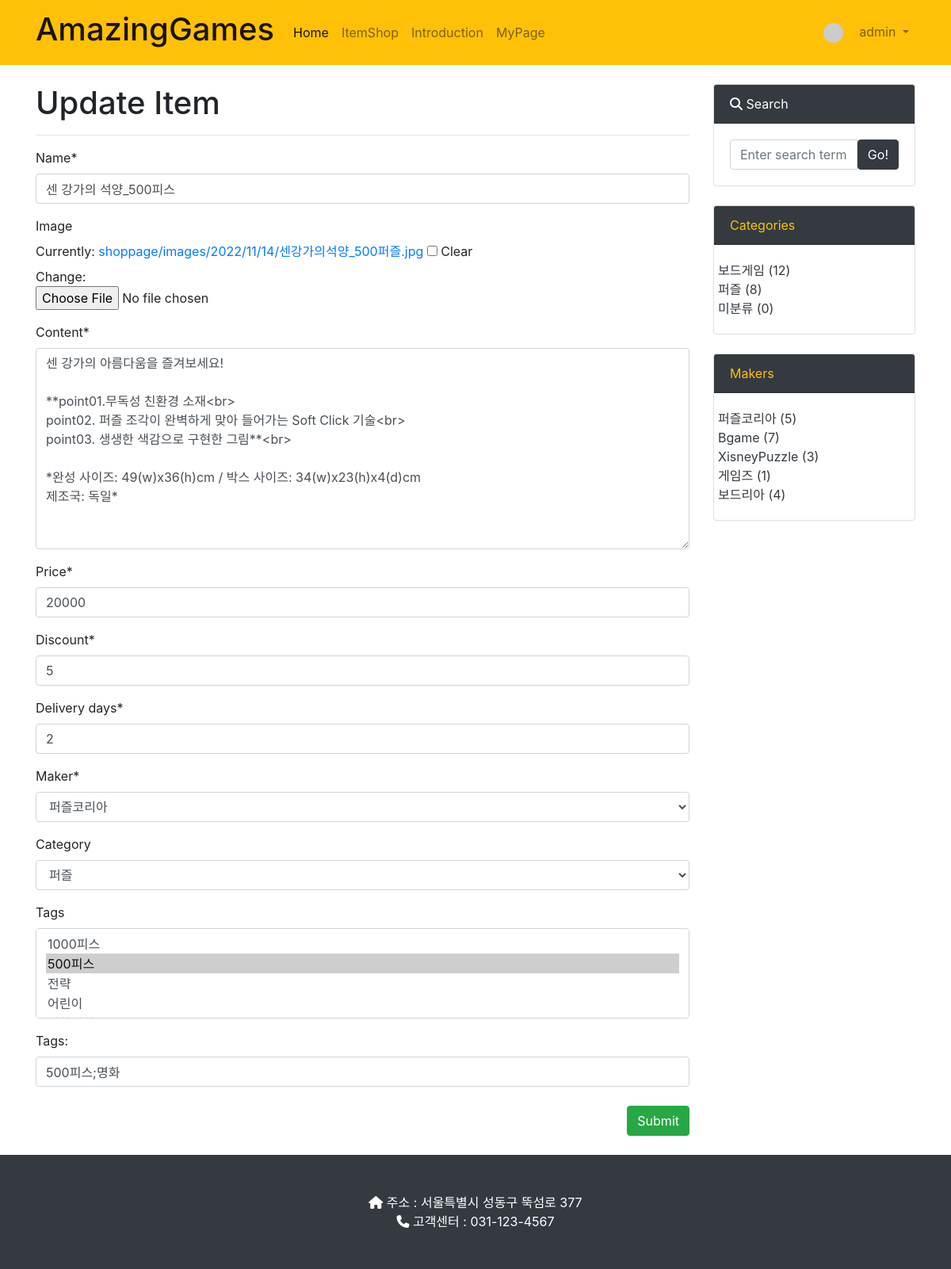
The app's page /shop/update_item/1/ (signed in) with its own data.
### shoppage/models.py (models this page shows, shortened)
class Item(models.Model):
    name = models.CharField(max_length=50)
    image = models.ImageField(upload_to='shoppage/images/%Y/%m/%d/', blank=True)
    content = MarkdownxField()
    price = models.IntegerField(default=0)
    discount = models.IntegerField(default=0)
    delivery_days = models.IntegerField(default=0)
    maker = models.ForeignKey(Maker, null=True, on_delete=models.CASCADE)
    category = models.ForeignKey(Category, null=True, blank=True, on_delete=models.SET_NULL)
    tags = models.ManyToManyField(Tag, blank=True)
    author = models.ForeignKey(User, null=True, on_delete=models.SET_NULL)

class Maker(models.Model):
    name = models.CharField(max_length=30)
    address = models.CharField(max_length=50)
    phone = models.CharField(max_length=20)
    logo = models.ImageField(upload_to='shoppage/logos/%Y/%m/%d/', blank=True)
    def __str__(self):
        return self.name
    def get_absolute_url(self):
        return f'/shop/maker/{self.name}'

class Category(models.Model):
    name = models.CharField(max_length=50, unique=True)
    slug = models.SlugField(max_length=200, unique=True, allow_unicode=True)
    def __str__(self):
        return self.name
    def get_absolute_url(self):
        return f'/shop/category/{self.slug}'
    class Meta:
        verbose_name_plural = 'Categories'

class Tag(models.Model):
    name = models.CharField(max_length=50)
    slug = models.SlugField(max_length=200, unique=True, allow_unicode=True)
    def __str__(self):
        return self.name

### shoppage/views.py (the view, shortened to what this page needs)
# urls.py: path('update_item/<int:pk>/', views.ItemUpdate.as_view()),
class ItemUpdate(LoginRequiredMixin,UpdateView):
    model = Item
    fields = ['name', 'image', 'content', 'price', 'discount', 'delivery_days', 'maker', 'category', 'tags']
    template_name = 'shoppage/item_update_form.html'
    def dispatch(self, request, *args, **kwargs):
        if request.user.is_authenticated and (request.user.is_superuser or request.user.is_staff):
            return super(ItemUpdate, self).dispatch(request, *args, **kwargs)
        else:
            raise PermissionDenied
    def get_context_data(self, *, object_list=None, **kwargs):
        context = super(ItemUpdate, self).get_context_data()
        if self.object.tags.exists():
            tags_str_list = list()
            for t in self.object.tags.all():
                tags_str_list.append(t.name)
            context['tags_str_default'] = ';'.join(tags_str_list)
        context['categories'] = Category.objects.all()
        context['no_category_item_count'] = Item.objects.filter(category=None).count
        context['makers'] = Maker.objects.all()
        return context

### shoppage/templates/shoppage/item_update_form.html (shortened to what this page needs)
{% extends 'shoppage/base.html' %}
{% load crispy_forms_tags %}
{% block main_area %}
<h1>Update Item</h1>
<hr>
<form method="post" enctype="multipart/form-data">
        {{form | crispy}}
        <div id="div_id_tags_str">
            <label for="id_tags">Tags:</label>
            <input type="text" id="id_tags" name="tags_str" value="{{tags_str_default}}"
                class="textinput textInput form-control">
        </div>
    <br>
    <button type="submit" class="btn btn-success float-right">Submit</button>
</form>
{% endblock %}

### shoppage/templates/shoppage/navbar.html (shortened to what this page needs)
{% load socialaccount %}
<nav class="navbar navbar-expand-lg navbar-light bg-warning">
    <div class="container">
        <a class="navbar-brand" href="/"><h1 class="fw-bolder">AmazingGames</h1></a>
        <div class="collapse navbar-collapse" id="navbarNavDropdown">
            <ul class="navbar-nav">
                <li class="nav-item active">
                    <a class="nav-link" href="/">Home</a>
                </li>
                <li class="nav-item">
                    <a class="nav-link" href="/shop/">ItemShop</a>
                </li>
                <li class="nav-item">
                    <a class="nav-link" href="/intro">Introduction</a>
                </li>
                {% if user.is_authenticated %}
                <li class="nav-item">
                    <a class="nav-link" href="/my_page/">MyPage</a>
                </li>
                {% endif %}
            </ul>
            <ul class="navbar-nav ml-auto">
                {% if user.is_authenticated %}
                <li class="nav-item dropdown">
                    <a class="nav-link dropdown-toggle" href="#" id="navbarDropdownMenuLink" role="button" data-toggle="dropdown" aria-haspopup="true" aria-expanded="false">
                        {% if user.socialaccount_set.all.0.get_avatar_url %}
                        <img class="rounded-circle mr-3" src="{{user.socialaccount_set.all.0.get_avatar_url}}" width="25px">
                        {% else %}
                        <img class="rounded-circle mr-3" src="https://dummyimage.com/50x50/ced4da/6c757d.jpg" width="25px">
                        {% endif %}
                        {{user.username}}
                    </a>
                </li>
                {% else %}
                    <li class="nav-item">
                        <a class="nav-link" href="#" data-toggle="modal" data-target="#loginModal">LogIn</a>
                    </li>
                {% endif%}
            </ul>
        </div>
    </div>
</nav>

### shoppage/templates/shoppage/sidebar.html (shortened to what this page needs)
<div class="card mb-4">
    <div class="card-header bg-dark text-white"><i class="fa-solid fa-magnifying-glass"></i> Search</div>
    <div class="card-body">
        <div class="input-group">
            <input id="search-input" class="form-control" type="text" placeholder="Enter search term..." aria-label="Enter search term..." aria-describedby="button-search" />
            <button class="btn btn-dark text-white" id="button-search" type="button" onclick="searchItem()">Go!</button>
        </div>
    </div>
</div>
<div class="card mb-4" id='category-card1'>
    <div class="card-header bg-dark text-warning">Categories</div>
    <div class="card-body">
        <div class="row">
            <ul class="list-unstyled mb-0">
                {% for c in categories %}
                    <li><a class="text-dark" href="{{c.get_absolute_url}}">{{c}} ({{c.item_set.count}})</a></li>
                {% endfor %}
                <li><a class="text-dark" href="/shop/category/no_category/">미분류 ({{no_category_item_count}})</a></li>
            </ul>
        </div>
    </div>
</div>
<div class="card mb-4" id='category-card2'>
    <div class="card-header bg-dark text-warning">Makers</div>
    <div class="card-body">
        <div class="row">
            <ul class="list-unstyled mb-0">
                {% for m in makers %}
                    <li><a class="text-dark" href="{{m.get_absolute_url}}">{{m}} ({{m.item_set.count}})</a></li>
                {% endfor %}
            </ul>
        </div>
    </div>
</div>

### records on screen
Item: name "센 강가의 석양_500피스", content "센 강가의 아름다움을 즐겨보세요! **point01.무독성 친환경 소재<br> point02. 퍼즐 조각이 완벽하게 맞아 들어가는 Soft Click 기술<br> point03. 생생한 색감으로 구현한 그림**<br> *완성 사이즈: 49(w)x36(h)cm / 박스 사이즈: 34(w)x23(h)x4(d)cm 제조국: 독일*", price "20000", discount "5", delivery_days "2", maker "퍼즐코리아", category "퍼즐"
Category: name "보드게임", item_set.count "12"
Category: name "퍼즐", item_set.count "8"
Maker: name "퍼즐코리아", item_set.count "5"
Maker: name "Bgame", item_set.count "7"
Maker: name "XisneyPuzzle", item_set.count "3"
Maker: name "게임즈", item_set.count "1"
Maker: name "보드리아", item_set.count "4"

### other values on screen
{{ user.username }} "admin"
{{ no_category_item_count }} "0"
